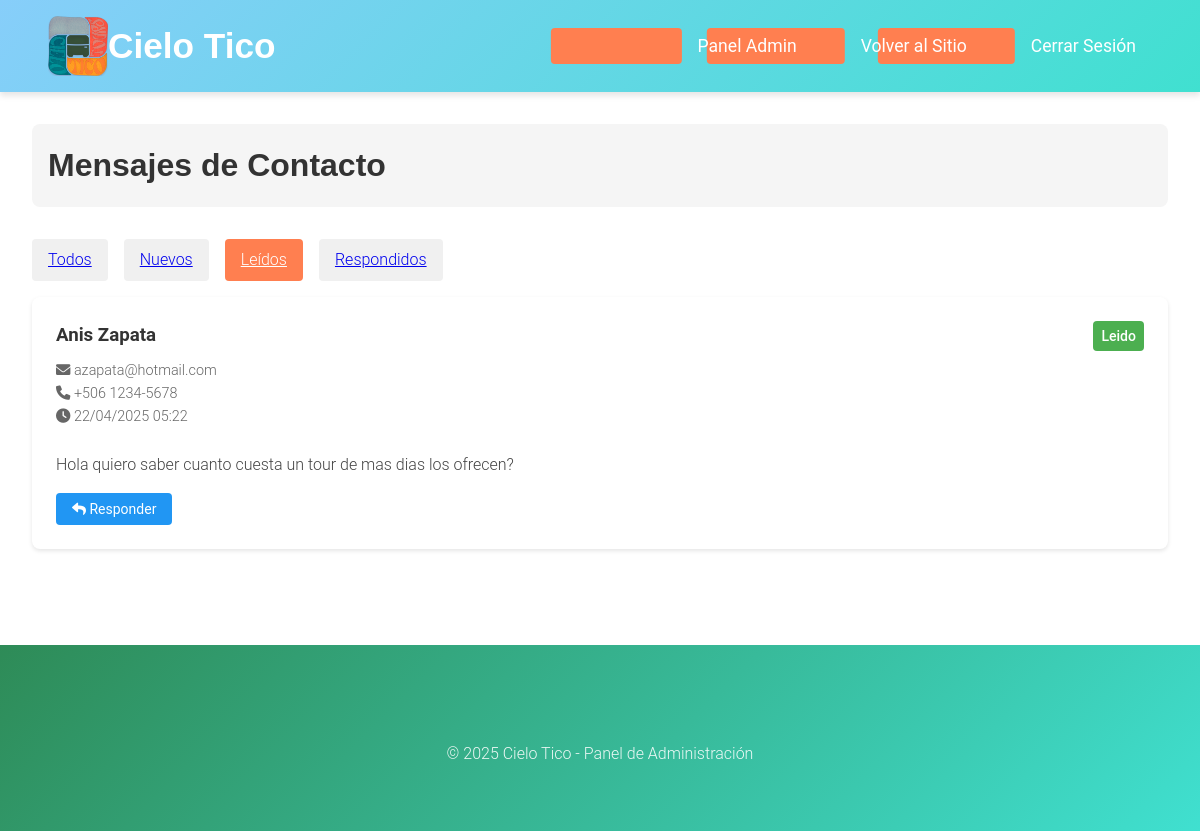
The app's page /html/admin/mensajes.php?estado=leido (signed in) with its own data.
### tables this page shows
CREATE TABLE `contactos` (
  `id` int(11) NOT NULL AUTO_INCREMENT,
  `nombre` varchar(100) NOT NULL,
  `email` varchar(100) NOT NULL,
  `telefono` varchar(20) DEFAULT NULL,
  `mensaje` text NOT NULL,
  `estado` enum('nuevo','leido','respondido') DEFAULT 'nuevo',
  `fecha_creacion` timestamp NOT NULL DEFAULT current_timestamp(),
  PRIMARY KEY (`id`)
);

### html/admin/mensajes.php (the view, shortened to what this page needs)
<?php
require_once '../../php/config/database.php';
$estado_filtro = isset($_GET['estado']) ? $_GET['estado'] : 'todos';
$sql = "SELECT * FROM contactos";
$params = [];
if ($estado_filtro !== 'todos') {
    $sql .= " WHERE estado = ?";
    $params[] = $estado_filtro;
}
$sql .= " ORDER BY fecha_creacion DESC";
try {
    $stmt = $conn->prepare($sql);
    $stmt->execute($params);
    $mensajes = $stmt->fetchAll(PDO::FETCH_ASSOC);
} catch(PDOException $e) {
    $error = "Error al obtener los mensajes: " . $e->getMessage();
}
?>
<!DOCTYPE html>
<html lang="es">
<head>
    <link rel="stylesheet" href="/cielotico/css/estilos.css">
    <link rel="stylesheet" href="https://cdnjs.cloudflare.com/ajax/libs/font-awesome/6.0.0/css/all.min.css">
</head>
<body>
    <header>
        <div class="header-content">
            <div class="logo-container">
                <a href="/cielotico/html/index.php">
                    <img src="/cielotico/img/logo.png" alt="Cielo Tico Logo" class="logo">
                    <h1>Cielo Tico</h1>
                </a>
            </div>
            <nav>
                <ul class="nav-menu">
                    <li><a href="index.php">Panel Admin</a></li>
                    <li><a href="/cielotico/html/index.php">Volver al Sitio</a></li>
                    <li><a href="/cielotico/php/logout.php">Cerrar Sesión</a></li>
                </ul>
            </nav>
        </div>
    </header>
    <main>
        <div class="admin-container">
            <div class="admin-header">
                <h1>Mensajes de Contacto</h1>
            </div>
            <div class="filtros">
                <a href="?estado=todos" class="filtro-btn <?php echo $estado_filtro === 'todos' ? 'activo' : ''; ?>">
                    Todos
                </a>
                <a href="?estado=nuevo" class="filtro-btn <?php echo $estado_filtro === 'nuevo' ? 'activo' : ''; ?>">
                    Nuevos
                </a>
                <a href="?estado=leido" class="filtro-btn <?php echo $estado_filtro === 'leido' ? 'activo' : ''; ?>">
                    Leídos
                </a>
                <a href="?estado=respondido" class="filtro-btn <?php echo $estado_filtro === 'respondido' ? 'activo' : ''; ?>">
                    Respondidos
                </a>
            </div>
            <?php if (isset($error)): ?>
                <div class="alert alert-error"><?php echo $error; ?></div>
            <?php else: ?>
                <div class="mensajes-grid">
                    <?php foreach ($mensajes as $mensaje): ?>
                        <div class="mensaje-card">
                            <div class="mensaje-header">
                                <div class="mensaje-info">
                                    <h3><?php echo htmlspecialchars($mensaje['nombre']); ?></h3>
                                    <p class="mensaje-meta">
                                        <i class="fas fa-envelope"></i> <?php echo htmlspecialchars($mensaje['email']); ?>
                                        <?php if (!empty($mensaje['telefono'])): ?>
                                            <br>
                                            <i class="fas fa-phone"></i> <?php echo htmlspecialchars($mensaje['telefono']); ?>
                                        <?php endif; ?>
                                        <br>
                                        <i class="fas fa-clock"></i> <?php echo date('d/m/Y H:i', strtotime($mensaje['fecha_creacion'])); ?>
                                    </p>
                                </div>
                                <span class="mensaje-estado estado-<?php echo $mensaje['estado']; ?>">
                                    <?php echo ucfirst($mensaje['estado']); ?>
                                </span>
                            </div>
                            <div class="mensaje-contenido">
                                <?php echo nl2br(htmlspecialchars($mensaje['mensaje'])); ?>
                            </div>
                            <div class="mensaje-acciones">
                                <?php if ($mensaje['estado'] !== 'respondido'): ?>
                                    <button type="button" class="btn-accion btn-respondido"
                                            onclick="mostrarFormularioRespuesta('<?php echo $mensaje['id']; ?>')">
                                        <i class="fas fa-reply"></i> Responder
                                    </button>
                                <?php endif; ?>
                            </div>
                        </div>
                    <?php endforeach; ?>
                </div>
            <?php endif; ?>
        </div>
    </main>
    <footer role="contentinfo">
        <div class="footer-content">
            <p>&copy; 2025 Cielo Tico - Panel de Administración</p>
        </div>
    </footer>
</body>
</html>

### css/estilos.css (style rules this page uses)
:root { --color-cielo: #87CEFA; --color-turquesa: #40E0D0; --color-verde: #2E8B57; --color-arena: #F4E2D8; --color-coral: #FF7F50; --color-text: #333; --color-light: #fff; --color-primary: var(--color-turquesa); --color-primary-dark: #36c0b0; --color-secondary: var(--color-cielo); --color-white: var(--color-light); --font-heading: 'Montserrat', sans-serif; --font-body: 'Roboto', sans-serif; --shadow-sm: 0 2px 4px rgba(0,0,0,0.05); --shadow-md: 0 4px 6px rgba(0,0,0,0.1); --shadow-lg: 0 10px 15px rgba(0,0,0,0.1); --gradient-primary: linear-gradient(135deg, var(--color-cielo), var(--color-turquesa)); --gradient-secondary: linear-gradient(135deg, var(--color-verde), var(--color-turquesa)); --primary-color: #FF7F50; --secondary-color: #FF6B3D; --background-color: #f5f5f5; --color-success: #28a745; --color-error: #dc3545; --color-warning: #ffc107; --color-info: #17a2b8; --slider-height: 600px; }
* { margin: 0; padding: 0; box-sizing: border-box; font-family: var(--font-body); }
body { line-height: 1.6; color: var(--color-text); background-color: var(--color-light); font-weight: 300; }
h1, h2 { font-family: var(--font-heading); font-weight: 700; }
h3, h4, h5, h6 { font-family: var(--font-body); font-weight: 600; }
.nav-menu a { font-weight: 400; }
header { background: var(--gradient-primary); padding: 1rem 2rem; position: sticky; top: 0; z-index: 1000; box-shadow: var(--shadow-md); }
.header-content { max-width: 1400px; margin: 0 auto; padding: 0 1rem; display: flex; justify-content: space-between; align-items: center; }
.logo-container { display: flex; align-items: center; }
.logo-container a { display: flex; align-items: center; text-decoration: none; color: var(--color-light); }
.logo { width: 60px; height: 60px; object-fit: contain; }
header h1 { color: var(--color-light); margin: 0; font-size: 2.2rem; font-weight: 700; }
nav { display: flex; align-items: center; gap: 2rem; margin-left: auto; }
.nav-menu { display: flex; gap: 2rem; margin: 0; padding: 0; list-style: none; }
.nav-menu a, header .btn-login, header .btn-register { color: var(--color-light); text-decoration: none; font-size: 1.1rem; padding: 0.5rem 1rem; border-radius: 4px; transition: all 0.3s ease; position: relative; overflow: hidden; border: none; background: transparent; font-family: var(--font-body); font-weight: 400; cursor: pointer; }
.nav-menu a::before, header .btn-login::before, header .btn-register::before { content: ''; position: absolute; top: 0; left: 0; width: 100%; height: 100%; background: var(--color-coral); transform: translateX(-100%); transition: transform 0.3s ease; z-index: -1; border-radius: 4px; }
footer { background: var(--gradient-secondary); color: var(--color-light); padding: 4rem 2rem; margin-top: 4rem; position: relative; }
.footer-content { max-width: 1400px; margin: 0 auto; text-align: center; }
.footer-content p { text-align: center; margin-top: 2rem; color: var(--color-light); opacity: 0.9; font-size: 1rem; }

### html/admin/mensajes.php (style rules this page uses)
.admin-container { padding: 2rem; max-width: 1200px; margin: 0 auto; }
.admin-header { display: flex; justify-content: space-between; align-items: center; margin-bottom: 2rem; padding: 1rem; background-color: #f5f5f5; border-radius: 8px; }
.filtros { display: flex; gap: 1rem; margin-bottom: 1rem; }
.filtro-btn { padding: 0.5rem 1rem; border: none; border-radius: 4px; background-color: #f0f0f0; cursor: pointer; transition: all 0.3s ease; }
.filtro-btn.activo { background-color: #FF7F50; color: white; }
.mensajes-grid { display: grid; gap: 1.5rem; }
.mensaje-card { background: white; padding: 1.5rem; border-radius: 8px; box-shadow: 0 2px 4px rgba(0,0,0,0.1); }
.mensaje-header { display: flex; justify-content: space-between; align-items: start; margin-bottom: 1rem; }
.mensaje-info h3 { margin: 0; color: #333; }
.mensaje-meta { color: #666; font-size: 0.9rem; margin: 0.5rem 0; }
.mensaje-estado { padding: 0.25rem 0.5rem; border-radius: 4px; font-size: 0.875rem; font-weight: 500; }
.estado-leido { background-color: #4CAF50; color: white; }
.mensaje-contenido { margin: 1rem 0; color: #444; line-height: 1.6; }
.mensaje-acciones { display: flex; gap: 0.5rem; margin-top: 1rem; }
.btn-accion { padding: 0.5rem 1rem; border: none; border-radius: 4px; cursor: pointer; font-size: 0.875rem; transition: all 0.3s ease; }
.btn-respondido { background-color: #2196F3; color: white; }

### records on screen
contactos: nombre "Anis Zapata", email "azapata@hotmail.com", telefono "+506 1234-5678", fecha_creacion "22/04/2025 05:22", estado "Leido", mensaje "Hola quiero saber cuanto cuesta un tour de mas dias los ofrecen?"
